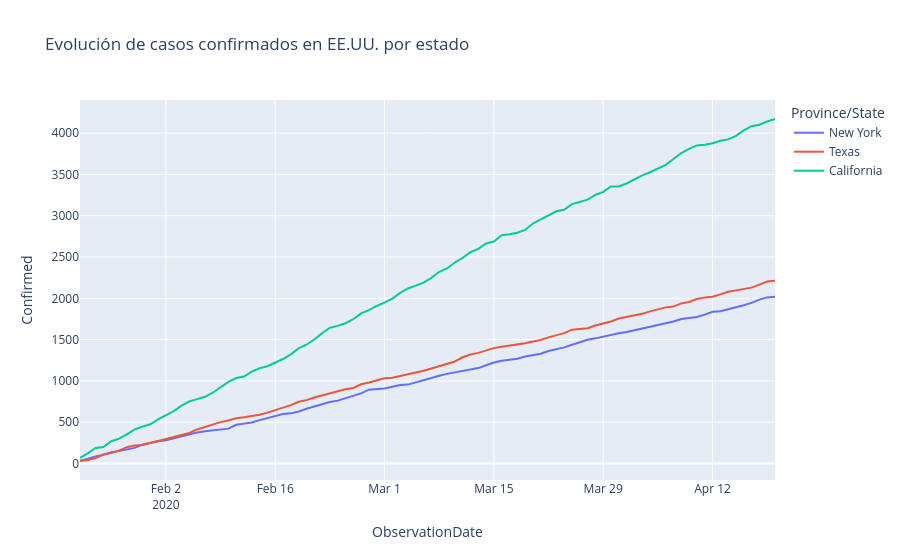

Here is the notebook cell this chart was saved with:
### Markdown cell above
**Dos formas correctas de arreglarlo**, según lo que se quiera comunicar:

**Opción A — una línea por estado**, usando `color` para separarlas en vez de solo mandarlas como `hover_data`:

### Code cell
fig = px.line(
    us.sort_values("ObservationDate"),
    x="ObservationDate", y="Confirmed",
    color="Province/State",
    title="Evolución de casos confirmados en EE.UU. por estado"
)
fig.show()
